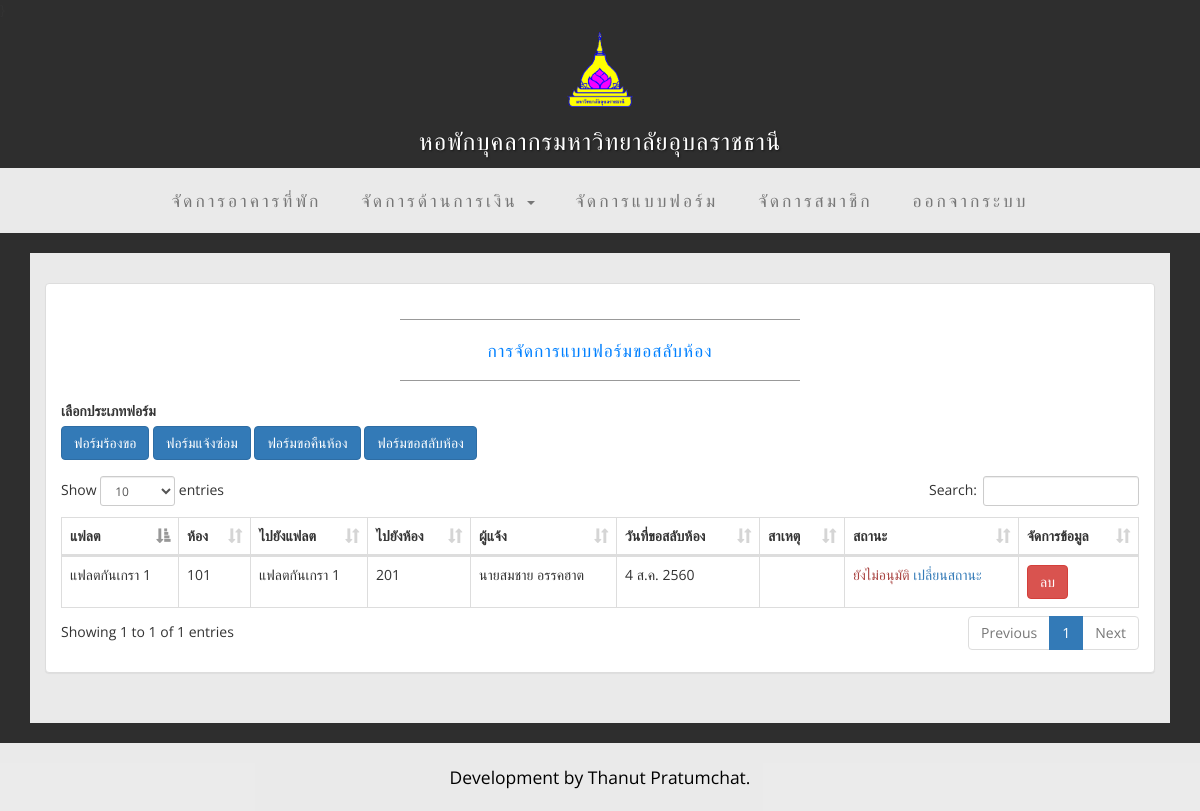
The app's page /form_switch_handle_admin.php (signed in) with its own data.
### tables this page shows
CREATE TABLE `switch_form` (
  `SwitchID` smallint(5) UNSIGNED NOT NULL,
  `RoomID` smallint(5) UNSIGNED NOT NULL,
  `toRoomID` smallint(5) UNSIGNED NOT NULL,
  `ResidentID` mediumint(8) UNSIGNED NOT NULL,
  `SwitchingDate` date NOT NULL COMMENT 'วันที่สลับห้อง',
  `Status` tinyint(1) UNSIGNED DEFAULT 1,
  `Cause` varchar(50) NOT NULL COMMENT 'หมายเหตุ'
);

CREATE TABLE `room` (
  `RoomID` smallint(5) UNSIGNED NOT NULL,
  `RoomName` varchar(20) DEFAULT NULL,
  `RoomAddress` varchar(150) DEFAULT NULL,
  `BuildingID` tinyint(3) UNSIGNED NOT NULL,
  `Floor` tinyint(2) NOT NULL DEFAULT 1,
  `RoomStatus` tinyint(1) UNSIGNED NOT NULL DEFAULT 1 COMMENT 'สถานะห้องพัก',
  `RoomType` tinyint(1) NOT NULL DEFAULT 1 COMMENT '1-ห้องโสด, 2-ห้องครอบครัว, 3-เรือนรับรอง',
  `RoomRate` smallint(4) UNSIGNED NOT NULL DEFAULT 500 COMMENT 'อัตราค่าเช่าต่อเดือน',
  `InsurantRate` smallint(4) UNSIGNED NOT NULL DEFAULT 1000 COMMENT 'ค่าประกันของเสียหาย',
  `Notics` varchar(400) DEFAULT NULL
);

### helpers.php (called while the page is built, shortened)
<?php
function sqlDateToThaiDate($date)
{
    $months = [
        '', "ม.ค.","ก.พ.","มี.ค.","เม.ย.","พ.ค.","มิ.ย.","ก.ค.","ส.ค.","ก.ย.","ต.ค.","พ.ย.","ธ.ค."
    ];
    $explode = explode('/', date('j/n/Y', strtotime($date)));
    $explode[1] = $months[$explode[1]];
    $explode[2] = ((int) $explode[2]) + 543;
    return implode(' ', $explode);
}
function roomNumber($roomID, $db)
{
    $stmt = $db->prepare("SELECT RoomName FROM room WHERE RoomID = ? LIMIT 1;");
    $stmt->bindParam(1, $roomID, PDO::PARAM_INT);
    $stmt->execute();
    $result = $stmt->fetch(PDO::FETCH_ASSOC);
    return $result['RoomName'];
}
function getRoomBuildingName($id, $db)
{
  $stmt = $db->prepare("SELECT * FROM v_room WHERE RoomID = ? LIMIT 1;");
  $stmt->bindParam(1, $id, PDO::PARAM_INT);
  $stmt->execute();
  $result = $stmt->fetch(PDO::FETCH_ASSOC);
  return $result['BuildingName'];
}
function getResidentInfo($userID, $db)
{
    $stmt = $db->prepare("SELECT * FROM v_resident WHERE ResidentID = ? LIMIT 1;");
    $stmt->bindParam(1, $userID, PDO::PARAM_INT);
    $stmt->execute();
    return $stmt->fetch(PDO::FETCH_ASSOC);
}

### form_switch_handle_admin.php (the view, shortened to what this page needs)
<!DOCTYPE html>
<?php
require 'DBconnect.php';
try {
  $sql = "SELECT * FROM switch_form";
  $stmt = $db->prepare($sql);
  $stmt->execute();
  $forms = $stmt->fetchAll(PDO::FETCH_ASSOC);
} catch (Exception $e) {
  echo "Error: {$e->getMessage()}";
  die();
}
?>
<html lang="en">
<head>
    <link href="css/bootstrap.min.css" rel="stylesheet">
    <link href="css/business-casual.css" rel="stylesheet">
    <link rel="stylesheet" href="css/dataTables.bootstrap.min.css">
</head>
<body>
  <div class="brand">
    <div style="display: flex; justify-content: center; margin-top: 2px;">
      <img src="logo.png" height="75">
    </div>
    <h3>หอพักบุคลากรมหาวิทยาลัยอุบลราชธานี</h3></div>
    <?php require 'admin_nav.php'; ?>
    <div class="container">
      <div class="box">
        <div class="panel panel-default">
          <div class="panel-body">
            <hr>
              <h2 class="intro-text text-center" style="color: #0080ff">การจัดการแบบฟอร์มขอสลับห้อง</h2>
            <hr>
            <div class="row">
              <div class="col-md-12">
                <label style="display: block">เลือกประเภทฟอร์ม</label>
                <a href="form_handle.php" class="btn btn-primary">ฟอร์มร้องขอ</a>
                <a href="form_repair_handle.php" class="btn btn-primary">ฟอร์มแจ้งซ่อม</a>
                <a href="form_return_handle_admin.php" class="btn btn-primary">ฟอร์มขอคืนห้อง</a>
                <a href="form_switch_handle_admin.php" class="btn btn-primary">ฟอร์มขอสลับห้อง</a>
              </div>
            </div>
            <div class="row" style="margin-top: 16px;">
              <div class="col-md-12">
                <table class="table table-bordered table-stripped table-hover" id="repairtable">
                  <thead>
                    <th>แฟลต</th>
                    <th>ห้อง</th>
                    <th>ไปยังแฟลต</th>
                    <th>ไปยังห้อง</th>
                    <th>ผู้แจ้ง</th>
                    <th>วันที่ขอสลับห้อง</th>
                    <th>สาเหตุ</th>
                    <th>สถานะ</th>
                    <th>จัดการข้อมูล</th>
                  </thead>
                  <tbody>
                    <?php foreach ($forms as $form): ?>
                    <tr>
                      <td><?= getRoomBuildingName($form['RoomID'], $db) ?></td>
                      <td><?= roomNumber($form['RoomID'], $db) ?></td>
                      <td><?= getRoomBuildingName($form['toRoomID'], $db) ?></td>
                      <td><?= roomNumber($form['toRoomID'], $db) ?></td>
                      <?php $info = getResidentInfo($form['ResidentID'], $db) ?>
                      <td><?= $info['Name'] ?></td>
                      <td><?= sqlDateToThaiDate($form['SwitchingDate']) ?></td>
                      <td><?= $form['Cause'] ?></td>
                      <td>
                        <?php if ($form['Status'] == 1): ?>
                          <span class="text-danger">ยังไม่อนุมัติ</span>
                        <?php endif ?>
                        <?php if ($form['Status'] != 3): ?>
                          <a href="#" onclick="showModal(event, <?= $form['SwitchID'] ?>)">เปลี่ยนสถานะ</a>
                        <?php endif ?>
                      </td>
                      <td>
                        <form action="return_form_delete.php" method="POST">
                          <button type="submit" name="delete" class="btn btn-danger">
                            ลบ
                          </button>
                        </form>
                      </td>
                    </tr>
                    <?php endforeach ?>
                  </tbody>
                </table>
              </div>
            </div>
          </div>
        </div>
      </div>
    </div>
    <footer>
      <div class="container">
        <div class="row">
          <div class="col-lg-12 text-center">
            <p>Development by Thanut Pratumchat.</p>
          </div>
        </div>
      </div>
    </footer>
</body>
</html>

### css/business-casual.css (style rules this page uses)
body { font-family: "Open Sans","Helvetica Neue",Helvetica,Arial,sans-serif; background-color: #2E2E2E; -webkit-background-size: cover; -moz-background-size: cover; background-size: cover; -o-background-size: cover; }
h1, h2, h3, h4, h5, h6 { text-transform: uppercase; font-family: "Josefin Slab","Helvetica Neue",Helvetica,Arial,sans-serif; font-weight: 500; letter-spacing: 1px; }
p { font-size: 1.25em; line-height: 1.6; color: #000; }
hr { max-width: 400px; border-color: #999999; }
.brand, .address-bar { display: none; }
.box { margin-bottom: 20px; padding: 30px 15px; background: #fff; background: rgba(255,255,255,0.9); }
.intro-text { text-transform: uppercase; font-size: 1.25em; font-weight: 400; letter-spacing: 1px; }
footer { background: #fff; background: rgba(255,255,255,0.9); }
footer p { margin: 0; padding: 20px 0; }
@media screen and (min-width:768px) { .brand { display: inherit; margin: 0; padding: 10px 0 5px; text-align: center; text-shadow: 1px 1px 2px rgba(0,0,0,0.5); font-family: "Josefin Slab","Helvetica Neue",Helvetica,Arial,sans-serif; font-size: 4em; font-weight: 600; line-height: normal; color: #fff; } }
@media screen and (min-width:1200px) { .box:after { content: ''; display: table; clear: both; } }

### records on screen
switch_form: RoomID "แฟลตกันเกรา 1", RoomID.RoomName "101", toRoomID "แฟลตกันเกรา 1", toRoomID.RoomName "201", Name "นายสมชาย อรรคฮาต", SwitchingDate "4 ส.ค. 2560", Status "ยังไม่อนุมัติ"
